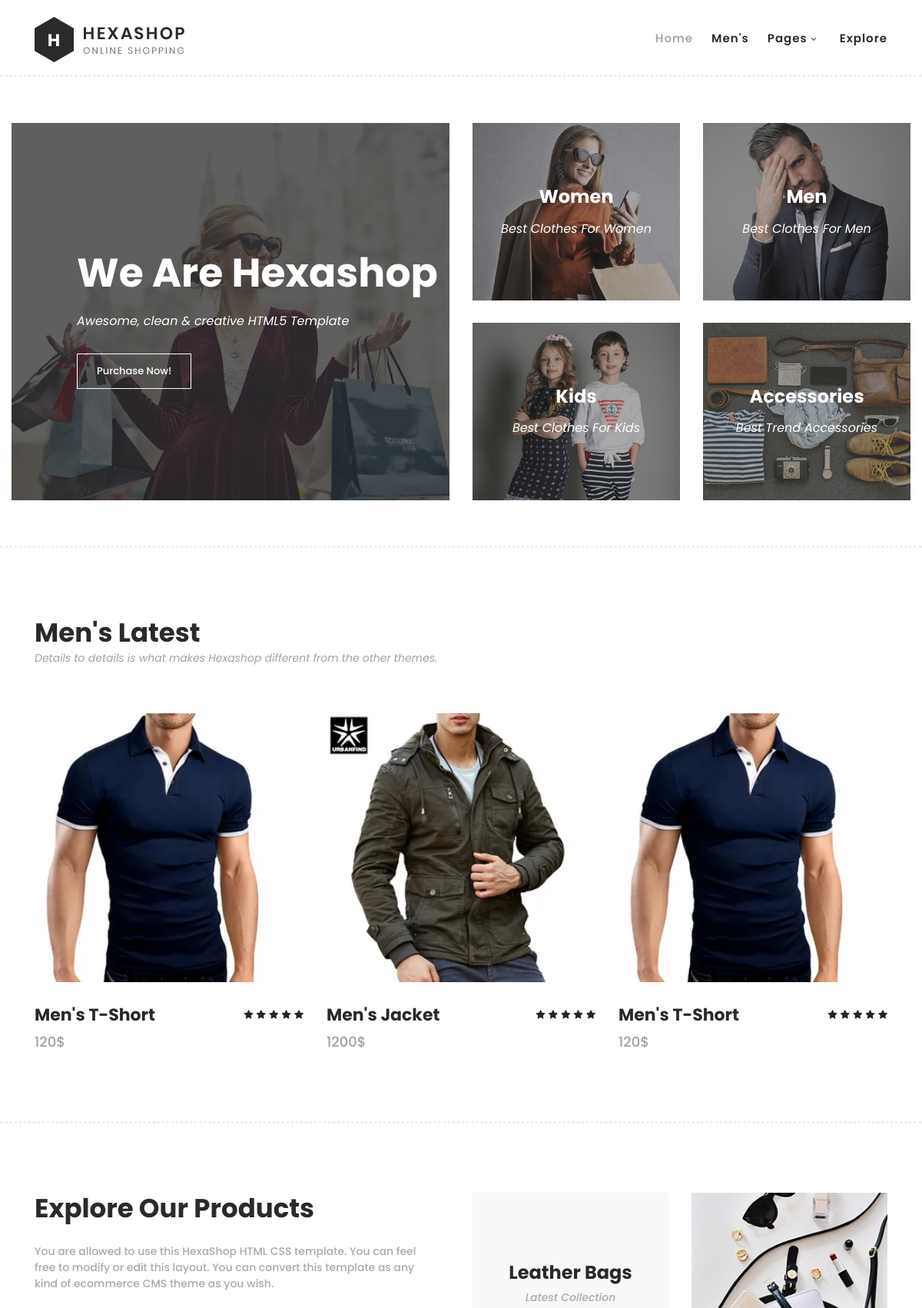
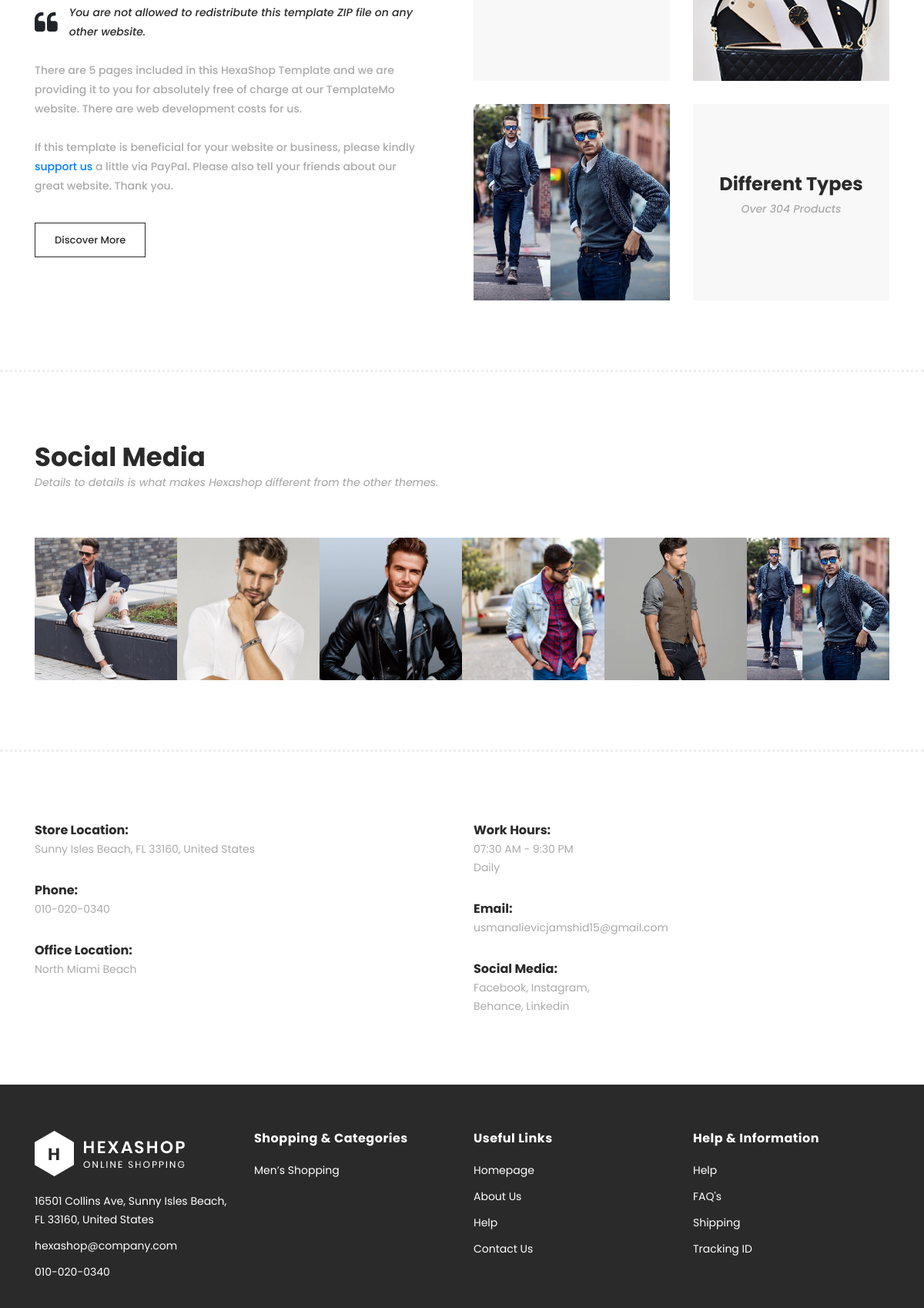
The page / (upper part) on the database its author committed (2 pictures, top to bottom).
### websiteapp/models.py (models this page shows)
class Product(models.Model):
    name = models.CharField(max_length=20)
    description = models.CharField(max_length=100)
    price = models.IntegerField()
    image = models.ImageField(upload_to = 'images/')
    number = models.IntegerField(default=1)

### websiteapp/views.py (the view)
# urls.py: path('', views.index, name="index"),
def index(request):
    product = Product.objects.all()
    print(product)
    return render(request, "index.html", context={"context" : product})

### templates/index.html (shortened to what this page needs)
{% load static %}
<!DOCTYPE html>
<html lang="en">
  <head>
    <link rel="stylesheet" type="text/css" href="{% static 'css/bootstrap.min.css' %}">
    <link rel="stylesheet" type="text/css" href="{% static 'css/font-awesome.css' %}">
    <link rel="stylesheet" href="{% static 'css/templatemo-hexashop.css' %}">
    <link rel="stylesheet" href="{% static 'css/owl-carousel.css' %}">
    <link rel="stylesheet" href="{% static 'css/lightbox.css' %}">
    </head>
    <body>
    <header class="header-area header-sticky">
        <div class="container">
            <div class="row">
                <div class="col-12">
                    <nav class="main-nav">
                        <a href="index.html" class="logo">
                            <img src="{% static 'images/logo.png' %}">
                        </a>
                        <ul class="nav">
                            <li class="scroll-to-section"><a href="#top" class="active">Home</a></li>
                            <li class="scroll-to-section"><a href="#men">Men's</a></li>
                            <li class="submenu">
                                <a href="javascript:;">Pages</a>
                            </li>
                            <li class="scroll-to-section"><a href="#explore">Explore</a></li>
                        </ul>
                    </nav>
                </div>
            </div>
        </div>
    </header>
    <div class="main-banner" id="top">
        <div class="container-fluid">
            <div class="row">
                <div class="col-lg-6">
                    <div class="left-content">
                        <div class="thumb">
                            <div class="inner-content">
                                <h4>We Are Hexashop</h4>
                                <span>Awesome, clean &amp; creative HTML5 Template</span>
                                <div class="main-border-button">
                                    <a href="#men">Purchase Now!</a>
                                </div>
                            </div>
                            <img src="{% static 'images/left-banner-image.jpg' %}" alt="">
                        </div>
                    </div>
                </div>
                <div class="col-lg-6">
                    <div class="right-content">
                        <div class="row">
                            <div class="col-lg-6">
                                <div class="right-first-image">
                                    <div class="thumb">
                                        <div class="inner-content">
                                            <h4>Women</h4>
                                            <span>Best Clothes For Women</span>
                                        </div>
                                        <img src="{% static 'images/baner-right-image-01.jpg' %}">
                                    </div>
                                </div>
                            </div>
                            <div class="col-lg-6">
                                <div class="right-first-image">
                                    <div class="thumb">
                                        <div class="inner-content">
                                            <h4>Men</h4>
                                            <span>Best Clothes For Men</span>
                                        </div>
                                        <img src="{% static 'images/baner-right-image-02.jpg' %}">
                                    </div>
                                </div>
                            </div>
                            <div class="col-lg-6">
                                <div class="right-first-image">
                                    <div class="thumb">
                                        <div class="inner-content">
                                            <h4>Kids</h4>
                                            <span>Best Clothes For Kids</span>
                                        </div>
                                        <img src="{% static 'images/baner-right-image-03.jpg' %}">
                                    </div>
                                </div>
                            </div>
                            <div class="col-lg-6">
                                <div class="right-first-image">
                                    <div class="thumb">
                                        <div class="inner-content">
                                            <h4>Accessories</h4>
                                            <span>Best Trend Accessories</span>
                                        </div>
                                        <img src="{% static 'images/baner-right-image-04.jpg' %}">
                                    </div>
                                </div>
                            </div>
                        </div>
                    </div>
                </div>
            </div>
        </div>
    </div>
    <section class="section" id="men">
        <div class="container">
            <div class="row">
                <div class="col-lg-6">
                    <div class="section-heading">
                        <h2>Men's Latest</h2>
                        <span>Details to details is what makes Hexashop different from the other themes.</span>
                    </div>
                </div>
            </div>
        </div>
        <div class="container">
            <div class="row">
                <div class="col-lg-12">
                    <div class="kid-item-carousel">
                        <div class="owl-kid-item owl-carousel">
                            {% for product in context %}
                            <div class="item">
                                <div class="thumb">
                                    <img src='{{product.image.url}}'>
                                </div>
                                <div class="down-content">
                                    <h4>{{ product.name }}</h4>
                                    <span>{{ product.price }}$</span>
                                    <ul class="stars">
                                        <li><i class="fa fa-star"></i></li>
                                        <li><i class="fa fa-star"></i></li>
                                        <li><i class="fa fa-star"></i></li>
                                        <li><i class="fa fa-star"></i></li>
                                        <li><i class="fa fa-star"></i></li>
                                    </ul>
                                </div>
                            </div>
                            {% endfor %}
                        </div>
                    </div>
                </div>
            </div>
        </div>
    </section>
    <section class="section" id="explore">
        <div class="container">
            <div class="row">
                <div class="col-lg-6">
                    <div class="left-content">
                        <h2>Explore Our Products</h2>
                        <span>You are allowed to use this HexaShop HTML CSS template. You can feel free to modify or edit this layout. You can convert this template as any kind of ecommerce CMS theme as you wish.</span>
                        <div class="quote">
                            <i class="fa fa-quote-left"></i><p>You are not allowed to redistribute this template ZIP file on any other website.</p>
                        </div>
                        <p>There are 5 pages included in this HexaShop Template and we are providing it to you for absolutely free of charge at our TemplateMo website. There are web development costs for us.</p>
                        <p>If this template is beneficial for your website or business, please kindly <a rel="nofollow" href="https://paypal.me/templatemo" target="_blank">support us</a> a little via PayPal. Please also tell your friends about our great website. Thank you.</p>
                        <div class="main-border-button">
                            <a href="http://127.0.0.1:8000/more-info/">Discover More</a>
                        </div>
                    </div>
                </div>
                <div class="col-lg-6">
                    <div class="right-content">
                        <div class="row">
                            <div class="col-lg-6">
                                <div class="leather">
                                    <h4>Leather Bags</h4>
                                    <span>Latest Collection</span>
                                </div>
                            </div>
                            <div class="col-lg-6">
                                <div class="first-image">
                                    <img src="{% static 'images/explore-image-01.jpg' %}" alt="">
                                </div>
                            </div>
                            <div class="col-lg-6">
                                <div class="second-image">
                                    <img src="{% static 'images/instagram-066.jpg' %}" alt="">
                                </div>
                            </div>
                            <div class="col-lg-6">
                                <div class="types">
                                    <h4>Different Types</h4>
                                    <span>Over 304 Products</span>
                                </div>
                            </div>
                        </div>
                    </div>
                </div>
            </div>
        </div>
    </section>
    <section class="section" id="social">
        <div class="container">
            <div class="row">
                <div class="col-lg-12">
                    <div class="section-heading">
                        <h2>Social Media</h2>
                        <span>Details to details is what makes Hexashop different from the other themes.</span>
                    </div>
                </div>
            </div>
        </div>
        <div class="container">
            <div class="row images">
                <div class="col-2">
                    <div class="thumb">
                        <img src="{% static 'images/instagram-011.jpg' %}" alt="">
                    </div>
                </div>
                <div class="col-2">
                    <div class="thumb">
                        <img src="{% static 'images/instagram-022.jpg' %}" alt="">
                    </div>
                </div>
                <div class="col-2">
                    <div class="thumb">
                        <img src="{% static 'images/instagram-033.jpg' %}" alt="">
                    </div>
                </div>
                <div class="col-2">
                    <div class="thumb">
                        <img src="{% static 'images/instagram-044.jpg' %}" alt="">
                    </div>
                </div>
                <div class="col-2">
                    <div class="thumb">
                        <img src="{% static 'images/instagram-055.jpg' %}" alt="">
                    </div>
                </div>
                <div class="col-2">
                    <div class="thumb">
                        <img src="{% static 'images/instagram-066.jpg' %}" alt="">
                    </div>
                </div>
            </div>
        </div>
    </section>
    <div class="subscribe">
        <div class="container">
            <div class="row">
                <div class="col-lg-6">
                    <ul>
                        <li>Store Location:<br><span>Sunny Isles Beach, FL 33160, United States</span></li>
                        <li>Phone:<br><span>010-020-0340</span></li>
                        <li>Office Location:<br><span>North Miami Beach</span></li>
                    </ul>
                </div>
                <div class="col-lg-4">
                    <div class="row">
                        <div class="col-6">
                            <ul>
                                <li>Work Hours:<br><span>07:30 AM - 9:30 PM Daily</span></li>
                                <li>Email:<br><span>usmanalievicjamshid15@gmail.com</span></li>
                                <li>Social Media:<br><span><a href="https://www.facebook.com/">Facebook</a>, <a href="https://www.instagram.com/">Instagram</a>, <a href="https://www.behance.net/">Behance</a>, <a href="https://www.linkedin.com/">Linkedin</a></span></li>
                            </ul>
                        </div>
                        <div class="col-6"></div>
                    </div>
                </div>
            </div>
        </div>
    </div>
    <footer>
        <div class="container">
            <div class="row">
                <div class="col-lg-3">
                    <div class="first-item">
                        <div class="logo">
                            <img src="{% static 'images/white-logo.png' %}" alt="hexashop ecommerce templatemo">
                        </div>
                        <ul>
                            <li><a href="#">16501 Collins Ave, Sunny Isles Beach, FL 33160, United States</a></li>
                            <li><a href="#">hexashop@company.com</a></li>
                            <li><a href="#">010-020-0340</a></li>
                        </ul>
                    </div>
                </div>
                <div class="col-lg-3">
                    <h4>Shopping &amp; Categories</h4>
                    <ul>
                        <li><a href="#men">Men’s Shopping</a></li>
                    </ul>
                </div>
                <div class="col-lg-3">
                    <h4>Useful Links</h4>
                    <ul>
                        <li><a href="#top">Homepage</a></li>
                        <li><a href="#">About Us</a></li>
                        <li><a href="#">Help</a></li>
                        <li><a href="#">Contact Us</a></li>
                    </ul>
                </div>
                <div class="col-lg-3">
                    <h4>Help &amp; Information</h4>
                    <ul>
                        <li><a href="#">Help</a></li>
                        <li><a href="#">FAQ's</a></li>
                        <li><a href="#">Shipping</a></li>
                        <li><a href="#">Tracking ID</a></li>
                    </ul>
                </div>
                <div class="col-lg-12">
                </div>
            </div>
        </div>
    </footer>
  </body>
</html>

### rows shown on the page
Product: image (picture), name "Men's T-Short", price "120"
Product: image (picture), name "Men's Jacket", price "1200"
